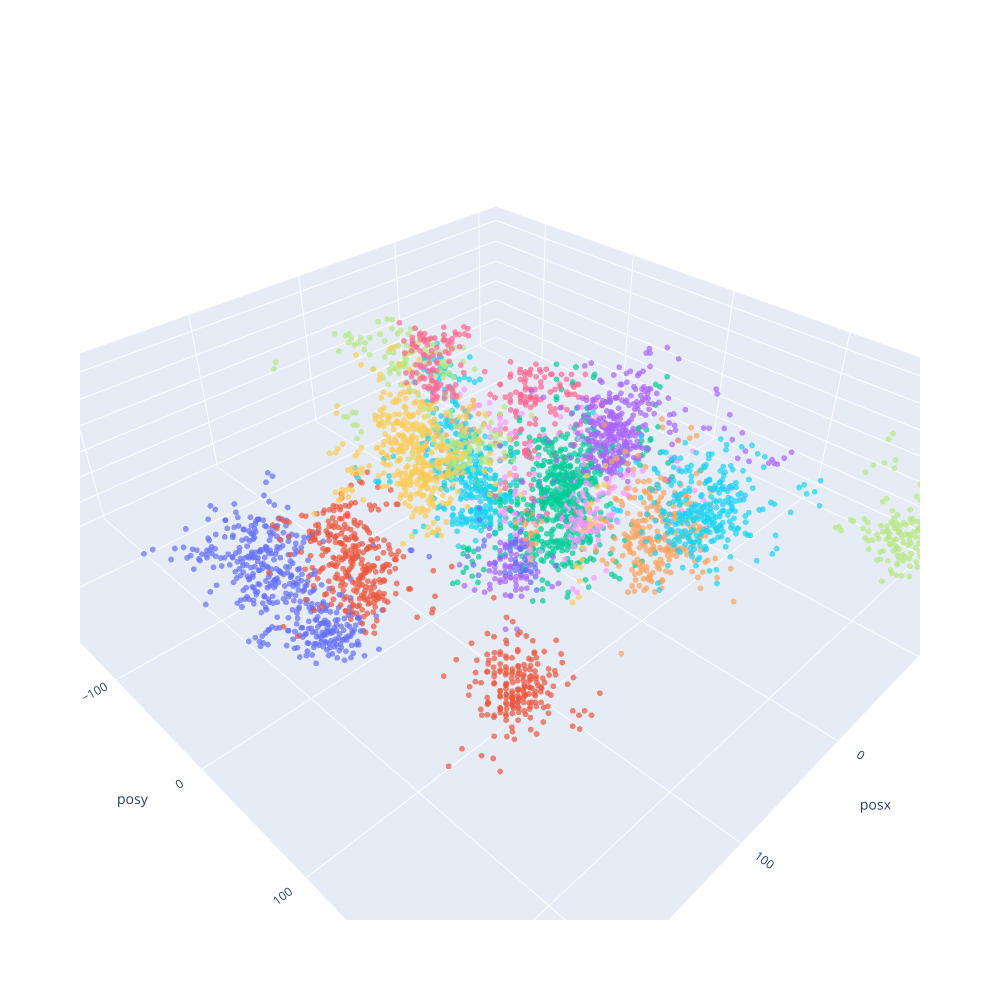

Notebook code for this chart:
### Markdown cell above
In 2D, the clusters are clearly visible, and we may even be able to identify some of them by eye. This is a good clue about where to start with our initial clustering algorithm. Let's see if we can do better by visualizing in 3D.

### Code cell
# 3d scatter with plotly with size given by energy
import plotly.express as px
fig = px.scatter_3d(typical_event, x='posx', y='posy', z='posz', color="clusterID", opacity=0.7)
fig.update_traces(marker=dict(size=2))
fig.update_layout(width=1000, height=1000, showlegend=False)
fig.show()

### Figure 1 — Plotly figure (JSON) as saved in the notebook; plotly's stock layout.template omitted (floating-point values rounded to 4 significant figures; data arrays with more than 128 entries replaced by an {"elided": "..."} marker saying what was removed)
{"data": [{"hovertemplate": "clusterID=9958641657352869518<br>posx=%{x}<br>posy=%{y}<br>posz=%{z}<extra></extra>", "legendgroup": "9958641657352869518", "marker": {"color": "#636efa", "opacity": 0.7, "size": 2, "symbol": "circle"}, "mode": "markers", "name": "9958641657352869518", "scene": "scene", "showlegend": true, "type": "scatter3d", "x": {"elided": "421 float values"}, "y": {"elided": "421 float values"}, "z": {"elided": "421 float values"}}, {"hovertemplate": "clusterID=11568835716931852064<br>posx=%{x}<br>posy=%{y}<br>posz=%{z}<extra></extra>", "legendgroup": "11568835716931852064", "marker": {"color": "#EF553B", "opacity": 0.7, "size": 2, "symbol": "circle"}, "mode": "markers", "name": "11568835716931852064", "scene": "scene", "showlegend": true, "type": "scatter3d", "x": {"elided": "293 float values"}, "y": {"elided": "293 float values"}, "z": {"elided": "293 float values"}}, {"hovertemplate": "clusterID=15149123387565470805<br>posx=%{x}<br>posy=%{y}<br>posz=%{z}<extra></extra>", "legendgroup": "15149123387565470805", "marker": {"color": "#00cc96", "opacity": 0.7, "size": 2, "symbol": "circle"}, "mode": "markers", "name": "15149123387565470805", "scene": "scene", "showlegend": true, "type": "scatter3d", "x": {"elided": "424 float values"}, "y": {"elided": "424 float values"}, "z": {"elided": "424 float values"}}, {"hovertemplate": "clusterID=9372417192828524959<br>posx=%{x}<br>posy=%{y}<br>posz=%{z}<extra></extra>", "legendgroup": "9372417192828524959", "marker": {"color": "#ab63fa", "opacity": 0.7, "size": 2, "symbol": "circle"}, "mode": "markers", "name": "9372417192828524959", "scene": "scene", "showlegend": true, "type": "scatter3d", "x": [12.63, 42.63, 42.63, 47.54, 42.46, 2.587, 52.63, 57.37, 52.46, 47.37, 47.37, 47.54, 47.37, 47.37, 47.54, 52.63, 42.46, 47.54, 42.63, 52.63, 57.37, 47.37, 52.63, 47.37, 52.46, 52.63, 62.63, 42.46, 47.54, 42.63, 62.63, 27.37, 62.63, 52.46, 17.54, 42.63, 57.54, 47.37, 52.63, 47.54, 57.37, 57.54, 37.54, 52.46, 42.46, 57.54, 57.54, 37.54, 37.37, 62.46, 52.46, 52.46, 17.54, 47.54, 72.46, 57.37, 62.46, 37.54, 47.54, 37.54, 62.46, 62.46, 62.63, 42.63, 57.37, 57.54, 52.46, 62.46, 32.46, 57.54, 87.54, 42.63, 57.54, 37.54, 42.46, 42.46, 52.63, 62.63, 47.54, 42.46, 57.54, 27.37, 42.46, 77.37, 82.46, 47.37, 57.37, 47.54, 57.37, 32.46, 62.63, 57.54, 67.37, 57.37], "y": [42.58, 37.42, 32.58, 37.42, 22.57, 47.42, 42.58, 37.42, 37.42, 27.43, 27.43, 32.58, 22.57, 22.57, 32.58, 27.43, 22.57, 32.58, 37.42, 27.43, 32.58, 42.58, 22.57, 22.57, 32.58, 27.43, 32.58, 42.58, 37.42, 32.58, 32.58, 42.58, 32.58, 32.58, 47.42, 32.58, 22.57, 27.43, 22.57, 37.42, 12.57, 27.43, 27.43, 37.42, 22.57, 22.57, 27.43, 22.57, 37.42, 27.43, 37.42, 12.57, 42.58, 17.43, 37.42, 32.58, 27.43, 27.43, 32.58, 42.58, 2.575, 22.57, 37.42, 17.43, 17.43, 27.43, 37.42, 22.57, 52.58, 22.57, 57.42, 12.57, 7.425, 22.57, 27.43, 42.58, 7.425, -7.425, 37.42, 42.58, -17.43, 42.58, 27.43, 32.58, 62.58, 27.43, 12.57, 17.43, 37.42, 52.58, 17.43, 42.58, 22.57, 32.58], "z": [451.3, 411.3, 411.3, 413.3, 429.3, 409.3, 383.3, 411.3, 419.3, 377.3, 393.3, 409.3, 387.3, 393.3, 383.3, 383.3, 401.3, 411.3, 387.3, 391.3, 389.3, 451.3, 377.3, 361.3, 387.3, 413.3, 417.3, 391.3, 385.3, 409.3, 393.3, 395.3, 377.3, 421.3, 455.3, 381.3, 381.3, 369.3, 407.3, 393.3, 367.3, 395.3, 387.3, 391.3, 385.3, 399.3, 413.3, 413.3, 459.3, 385.3, 379.3, 379.3, 455.3, 403.3, 423.3, 409.3, 393.3, 393.3, 461.3, 451.3, 363.3, 399.3, 379.3, 381.3, 389.3, 387.3, 437.3, 385.3, 435.3, 413.3, 379.3, 387.3, 361.3, 383.3, 379.3, 437.3, 365.3, 361.3, 441.3, 461.3, 371.3, 369.3, 409.3, 435.3, 379.3, 411.3, 389.3, 385.3, 385.3, 381.3, 389.3, 379.3, 401.3, 417.3]}, {"hovertemplate": "clusterID=7111385144926484628<br>posx=%{x}<br>posy=%{y}<br>posz=%{z}<extra></extra>", "legendgroup": "7111385144926484628", "marker": {"color": "#FFA15A", "opacity": 0.7, "size": 2, "symbol": "circle"}, "mode": "markers", "name": "7111385144926484628", "scene": "scene", "showlegend": true, "type": "scatter3d", "x": [17.54, 22.46, 17.41, 17.41, 27.54, 22.63, 12.63, 22.63, 32.63, 42.63, 22.63, 17.41, 42.46, 22.63, 22.63, 37.54, 32.63, 22.46, 17.41, 42.46, 32.46, 22.63, 37.37, 42.63, 52.63, 27.37, 37.54, 47.37, 47.37, 32.46, 47.54, 27.37, 32.46, 42.63, 27.54, 37.37, 62.63, 52.46, 57.37, 32.46, 52.63, 42.46, 47.54, 37.37, 37.37, 42.46, 42.63, 27.54, 52.63, 27.37], "y": [22.57, 22.57, 12.57, 17.43, 17.43, 17.43, 2.575, 12.57, -37.42, -42.58, 12.57, 12.57, -37.42, 17.43, 17.43, -32.58, -32.58, 27.43, 17.43, -32.58, -27.43, 12.57, -27.43, -27.43, -37.42, 22.57, -32.58, -12.57, -32.58, -22.57, -27.43, 7.425, -27.43, -22.57, -27.43, -27.43, -42.58, -42.58, -47.42, -22.57, -32.58, -52.58, -22.57, -22.57, -42.58, -32.58, -22.57, -22.57, -32.58, 22.57], "z": [409.3, 403.3, 379.3, 403.3, 411.3, 373.3, 393.3, 385.3, 479.3, 475.3, 391.3, 391.3, 473.3, 399.3, 415.3, 471.3, 479.3, 431.3, 387.3, 471.3, 467.3, 415.3, 469.3, 471.3, 455.3, 395.3, 469.3, 471.3, 443.3, 461.3, 439.3, 405.3, 489.3, 463.3, 463.3, 479.3, 457.3, 467.3, 459.3, 481.3, 469.3, 455.3, 473.3, 465.3, 469.3, 459.3, 471.3, 471.3, 447.3, 383.3]}, {"hovertemplate": "clusterID=7023269322289780006<br>posx=%{x}<br>posy=%{y}<br>posz=%{z}<extra></extra>", "legendgroup": "7023269322289780006", "marker": {"color": "#19d3f3", "opacity": 0.7, "size": 2, "symbol": "circle"}, "mode": "markers", "name": "7023269322289780006", "scene": "scene", "showlegend": true, "type": "scatter3d", "x": {"elided": "305 float values"}, "y": {"elided": "305 float values"}, "z": {"elided": "305 float values"}}, {"hovertemplate": "clusterID=4091423157763561292<br>posx=%{x}<br>posy=%{y}<br>posz=%{z}<extra></extra>", "legendgroup": "4091423157763561292", "marker": {"color": "#FF6692", "opacity": 0.7, "size": 2, "symbol": "circle"}, "mode": "markers", "name": "4091423157763561292", "scene": "scene", "showlegend": true, "type": "scatter3d", "x": {"elided": "131 float values"}, "y": {"elided": "131 float values"}, "z": {"elided": "131 float values"}}, {"hovertemplate": "clusterID=18105927499846301030<br>posx=%{x}<br>posy=%{y}<br>posz=%{z}<extra></extra>", "legendgroup": "18105927499846301030", "marker": {"color": "#B6E880", "opacity": 0.7, "size": 2, "symbol": "circle"}, "mode": "markers", "name": "18105927499846301030", "scene": "scene", "showlegend": true, "type": "scatter3d", "x": {"elided": "207 float values"}, "y": {"elided": "207 float values"}, "z": {"elided": "207 float values"}}, {"hovertemplate": "clusterID=11913636504356386685<br>posx=%{x}<br>posy=%{y}<br>posz=%{z}<extra></extra>", "legendgroup": "11913636504356386685", "marker": {"color": "#FF97FF", "opacity": 0.7, "size": 2, "symbol": "circle"}, "mode": "markers", "name": "11913636504356386685", "scene": "scene", "showlegend": true, "type": "scatter3d", "x": {"elided": "153 float values"}, "y": {"elided": "153 float values"}, "z": {"elided": "153 float values"}}, {"hovertemplate": "clusterID=4325932830282985348<br>posx=%{x}<br>posy=%{y}<br>posz=%{z}<extra></extra>", "legendgroup": "4325932830282985348", "marker": {"color": "#FECB52", "opacity": 0.7, "size": 2, "symbol": "circle"}, "mode": "markers", "name": "4325932830282985348", "scene": "scene", "showlegend": true, "type": "scatter3d", "x": {"elided": "358 float values"}, "y": {"elided": "358 float values"}, "z": {"elided": "358 float values"}}, {"hovertemplate": "clusterID=12107723809169659057<br>posx=%{x}<br>posy=%{y}<br>posz=%{z}<extra></extra>", "legendgroup": "12107723809169659057", "marker": {"color": "#636efa", "opacity": 0.7, "size": 2, "symbol": "circle"}, "mode": "markers", "name": "12107723809169659057", "scene": "scene", "showlegend": true, "type": "scatter3d", "x": [27.37, 27.54, 17.54, 22.46, 12.59, 22.63, 27.54, 17.41, 17.54, 12.46, 22.46, 27.37, 27.54, 42.46, 22.46, 42.63, 27.37, 17.41, 77.37, -37.54, 42.46, 12.63, 32.63, -42.46, 37.54, 72.46, 47.37, 77.54, 67.54, 17.41, 32.46, 32.63, 7.413, 12.59, 22.46, 42.46, 22.63, 22.46, 72.46, 52.63, 17.41, 37.37], "y": [7.425, 12.57, 2.575, 7.425, -2.575, 12.57, 12.57, -2.575, 7.425, -22.57, 7.425, 7.425, 17.43, -12.57, 2.575, -2.575, 2.575, 12.57, 12.57, -17.43, 7.425, 2.575, 27.43, -17.43, 7.425, 12.57, 7.425, 22.57, 17.43, 17.43, 12.57, 7.425, 27.43, 12.57, 22.57, -12.57, 17.43, 2.575, 17.43, 2.575, -7.425, 37.42], "z": [387.3, 385.3, 389.3, 379.3, 369.3, 363.3, 365.3, 377.3, 367.3, 447.3, 363.3, 363.3, 369.3, 405.3, 385.3, 403.3, 383.3, 365.3, 407.3, 395.3, 383.3, 373.3, 367.3, 393.3, 367.3, 397.3, 381.3, 397.3, 413.3, 365.3, 375.3, 363.3, 367.3, 363.3, 363.3, 415.3, 365.3, 367.3, 413.3, 401.3, 367.3, 369.3]}, {"hovertemplate": "clusterID=15301791804406722618<br>posx=%{x}<br>posy=%{y}<br>posz=%{z}<extra></extra>", "legendgroup": "15301791804406722618", "marker": {"color": "#EF553B", "opacity": 0.7, "size": 2, "symbol": "circle"}, "mode": "markers", "name": "15301791804406722618", "scene": "scene", "showlegend": true, "type": "scatter3d", "x": {"elided": "206 float values"}, "y": {"elided": "206 float values"}, "z": {"elided": "206 float values"}}, {"hovertemplate": "clusterID=16876541247490327369<br>posx=%{x}<br>posy=%{y}<br>posz=%{z}<extra></extra>", "legendgroup": "16876541247490327369", "marker": {"color": "#00cc96", "opacity": 0.7, "size": 2, "symbol": "circle"}, "mode": "markers", "name": "16876541247490327369", "scene": "scene", "showlegend": true, "type": "scatter3d", "x": {"elided": "178 float values"}, "y": {"elided": "178 float values"}, "z": {"elided": "178 float values"}}, {"hovertemplate": "clusterID=16055900445792655059<br>posx=%{x}<br>posy=%{y}<br>posz=%{z}<extra></extra>", "legendgroup": "16055900445792655059", "marker": {"color": "#ab63fa", "opacity": 0.7, "size": 2, "symbol": "circle"}, "mode": "markers", "name": "16055900445792655059", "scene": "scene", "showlegend": true, "type": "scatter3d", "x": {"elided": "299 float values"}, "y": {"elided": "299 float values"}, "z": {"elided": "299 float values"}}, {"hovertemplate": "clusterID=4395174840339179817<br>posx=%{x}<br>posy=%{y}<br>posz=%{z}<extra></extra>", "legendgroup": "4395174840339179817", "marker": {"color": "#FFA15A", "opacity": 0.7, "size": 2, "symbol": "circle"}, "mode": "markers", "name": "4395174840339179817", "scene": "scene", "showlegend": true, "type": "scatter3d", "x": {"elided": "242 float values"}, "y": {"elided": "242 float values"}, "z": {"elided": "242 float values"}}, {"hovertemplate": "clusterID=12249417173565187742<br>posx=%{x}<br>posy=%{y}<br>posz=%{z}<extra></extra>", "legendgroup": "12249417173565187742", "marker": {"color": "#19d3f3", "opacity": 0.7, "size": 2, "symbol": "circle"}, "mode": "markers", "name": "12249417173565187742", "scene": "scene", "showlegend": true, "type": "scatter3d", "x": {"elided": "289 float values"}, "y": {"elided": "289 float values"}, "z": {"elided": "289 float values"}}, {"hovertemplate": "clusterID=10231172594866101377<br>posx=%{x}<br>posy=%{y}<br>posz=%{z}<extra></extra>", "legendgroup": "10231172594866101377", "marker": {"color": "#FF6692", "opacity": 0.7, "size": 2, "symbol": "circle"}, "mode": "markers", "name": "10231172594866101377", "scene": "scene", "showlegend": true, "type": "scatter3d", "x": [-92.63, -102.5, -92.63, -87.54, -92.63, -102.5, -92.63, -102.6, -97.37, -107.4, -87.54, -97.54, -97.54, -102.5, -87.54, -112.5, -97.54, -87.54, -97.37, -92.46, -97.54, -102.6, -107.5, -92.46, -102.5, -87.37, -92.46, -97.54, -102.5, -87.37, -97.37, -92.63, -102.5, -97.37, -97.37, -117.4, -107.5, -107.5, -92.46, -102.6, -92.63, -97.37, -122.6, -107.4, -137.5, -117.5, -97.54, -137.5, -102.5, -112.6, -117.4, -117.5, -97.54, -87.37, -92.63, -92.46, -107.5, -87.54, -77.54, -117.5, -112.5, -97.37, -102.5, -102.5, -87.54, -97.54, -112.6, -82.63, -97.54, -112.6, -77.37, -102.5, -112.5, -102.5, -87.54, -107.4, -127.5, -122.6, -87.54, -87.54, -92.63, -97.37, -107.4, -102.5, -87.54, -112.6, -112.5, -117.4, -97.54, -127.5, -117.4, -87.54, -97.54, -117.4, -107.5, -102.6, -82.63, -92.46], "y": [-217.4, -237.4, -212.6, -227.4, -212.6, -232.6, -232.6, -227.4, -222.6, -237.4, -242.6, -232.6, -217.4, -237.4, -207.4, -227.4, -212.6, -222.6, -227.4, -227.4, -237.4, -222.6, -227.4, -227.4, -232.6, -212.6, -222.6, -232.6, -212.6, -217.4, -242.6, -237.4, -212.6, -227.4, -202.6, -207.4, -222.6, -222.6, -207.4, -227.4, -212.6, -242.6, -207.4, -232.6, -217.4, -212.6, -212.6, -212.6, -197.4, -217.4, -202.6, -217.4, -197.4, -232.6, -232.6, -207.4, -202.6, -247.4, -217.4, -217.4, -207.4, -222.6, -217.4, -237.4, -242.6, -217.4, -212.6, -227.4, -217.4, -212.6, -222.6, -192.6, -202.6, -197.4, -242.6, -197.4, -202.6, -227.4, -242.6, -202.6, -237.4, -227.4, -212.6, -217.4, -207.4, -212.6, -207.4, -222.6, -217.4, -207.4, -222.6, -227.4, -212.6, -202.6, -187.4, -207.4, -202.6, -222.6], "z": [373.3, 415.3, 373.3, 385.3, 365.3, 409.3, 425.3, 395.3, 385.3, 413.3, 379.3, 417.3, 377.3, 371.3, 365.3, 401.3, 377.3, 381.3, 399.3, 391.3, 403.3, 385.3, 395.3, 389.3, 411.3, 375.3, 379.3, 401.3, 403.3, 375.3, 411.3, 411.3, 373.3, 387.3, 365.3, 419.3, 391.3, 389.3, 365.3, 389.3, 391.3, 405.3, 387.3, 409.3, 409.3, 413.3, 421.3, 409.3, 375.3, 417.3, 409.3, 397.3, 379.3, 405.3, 407.3, 379.3, 367.3, 427.3, 383.3, 389.3, 407.3, 411.3, 367.3, 409.3, 399.3, 407.3, 409.3, 387.3, 419.3, 413.3, 387.3, 381.3, 425.3, 367.3, 369.3, 365.3, 423.3, 393.3, 411.3, 379.3, 407.3, 415.3, 415.3, 385.3, 385.3, 365.3, 413.3, 421.3, 365.3, 423.3, 409.3, 393.3, 363.3, 421.3, 393.3, 367.3, 393.3, 403.3]}, {"hovertemplate": "clusterID=11821745241367096804<br>posx=%{x}<br>posy=%{y}<br>posz=%{z}<extra></extra>", "legendgroup": "11821745241367096804", "marker": {"color": "#B6E880", "opacity": 0.7, "size": 2, "symbol": "circle"}, "mode": "markers", "name": "11821745241367096804", "scene": "scene", "showlegend": true, "type": "scatter3d", "x": {"elided": "136 float values"}, "y": {"elided": "136 float values"}, "z": {"elided": "136 float values"}}, {"hovertemplate": "clusterID=2207330691265737579<br>posx=%{x}<br>posy=%{y}<br>posz=%{z}<extra></extra>", "legendgroup": "2207330691265737579", "marker": {"color": "#FF97FF", "opacity": 0.7, "size": 2, "symbol": "circle"}, "mode": "markers", "name": "2207330691265737579", "scene": "scene", "showlegend": true, "type": "scatter3d", "x": [-42.63, -42.46, -42.63, -47.37, -32.59, -37.41, -42.46, -37.54, -27.37, -22.46, -47.37, -12.63, -42.63, -62.63, -17.54, -32.63, -67.37, -47.37, -52.46, -17.37], "y": [12.57, 7.425, 17.43, 7.425, 17.43, 12.57, 2.575, 22.57, 22.57, 22.57, 2.575, -37.42, -2.575, 17.43, 22.57, 22.57, 22.57, 2.575, 17.43, 32.58], "z": [367.3, 369.3, 365.3, 365.3, 365.3, 365.3, 363.3, 371.3, 419.3, 369.3, 365.3, 439.3, 367.3, 369.3, 367.3, 377.3, 363.3, 373.3, 365.3, 371.3]}, {"hovertemplate": "clusterID=16788184389443299042<br>posx=%{x}<br>posy=%{y}<br>posz=%{z}<extra></extra>", "legendgroup": "16788184389443299042", "marker": {"color": "#FECB52", "opacity": 0.7, "size": 2, "symbol": "circle"}, "mode": "markers", "name": "16788184389443299042", "scene": "scene", "showlegend": true, "type": "scatter3d", "x": [22.63, 22.46, 27.54, 27.37, 22.63, 27.54, 27.37, 22.63, 22.46, 27.37, 22.46, 22.63, 27.37, 22.63, 22.46, 17.54, 27.37], "y": [77.42, 62.58, 72.58, 67.42, 72.58, 72.58, 67.42, 57.42, 62.58, 62.58, 67.42, 77.42, 67.42, 72.58, 62.58, 62.58, 67.42], "z": [483.3, 383.3, 437.3, 417.3, 437.3, 455.3, 407.3, 361.3, 395.3, 399.3, 437.3, 469.3, 431.3, 465.3, 369.3, 441.3, 473.3]}], "layout": {"height": 1000, "legend": {"title": {"text": "clusterID"}, "tracegroupgap": 0}, "margin": {"t": 60}, "scene": {"domain": {"x": [0, 1], "y": [0, 1]}, "xaxis": {"title": {"text": "posx"}}, "yaxis": {"title": {"text": "posy"}}, "zaxis": {"title": {"text": "posz"}}}, "showlegend": false, "width": 1000}}
